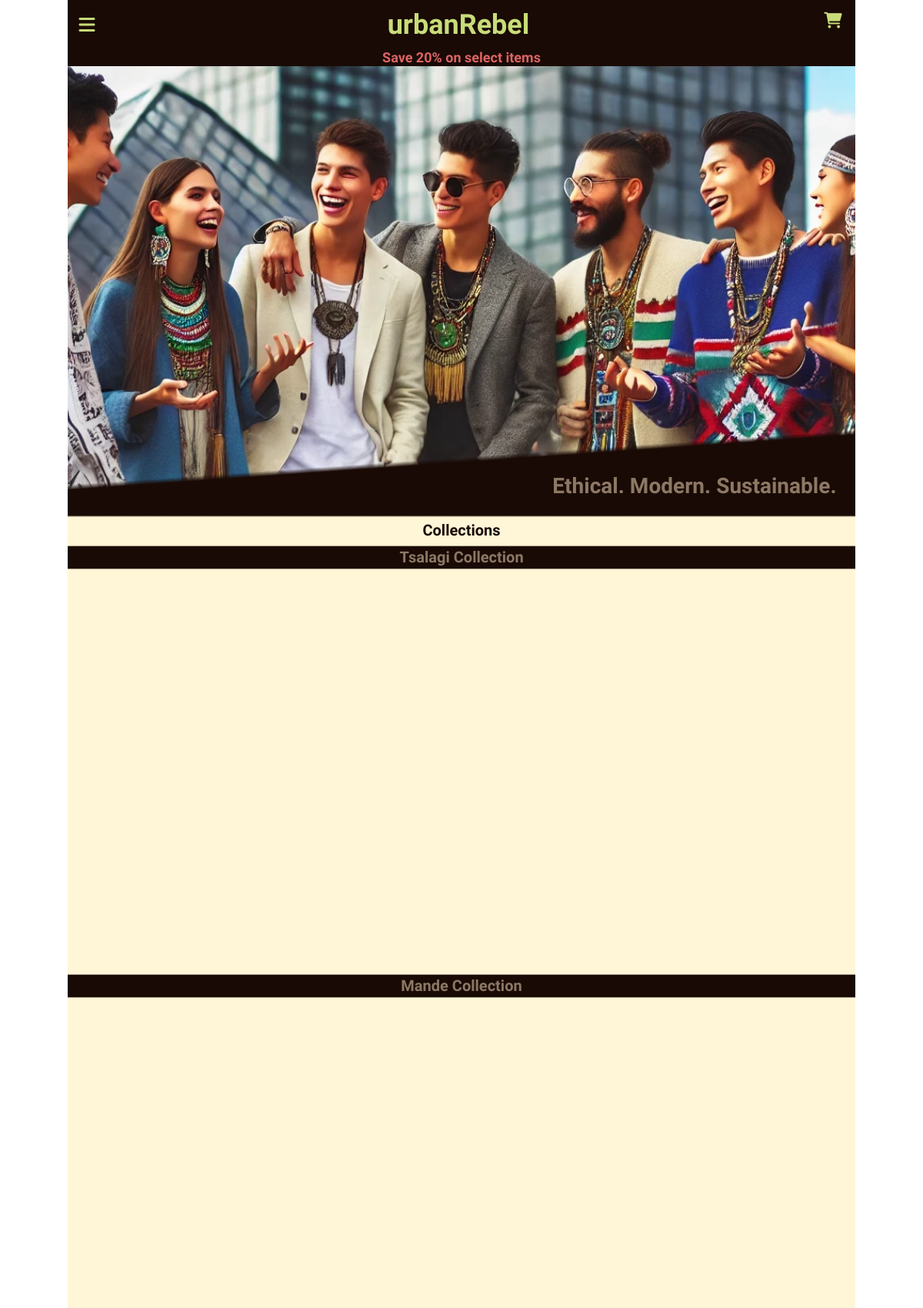
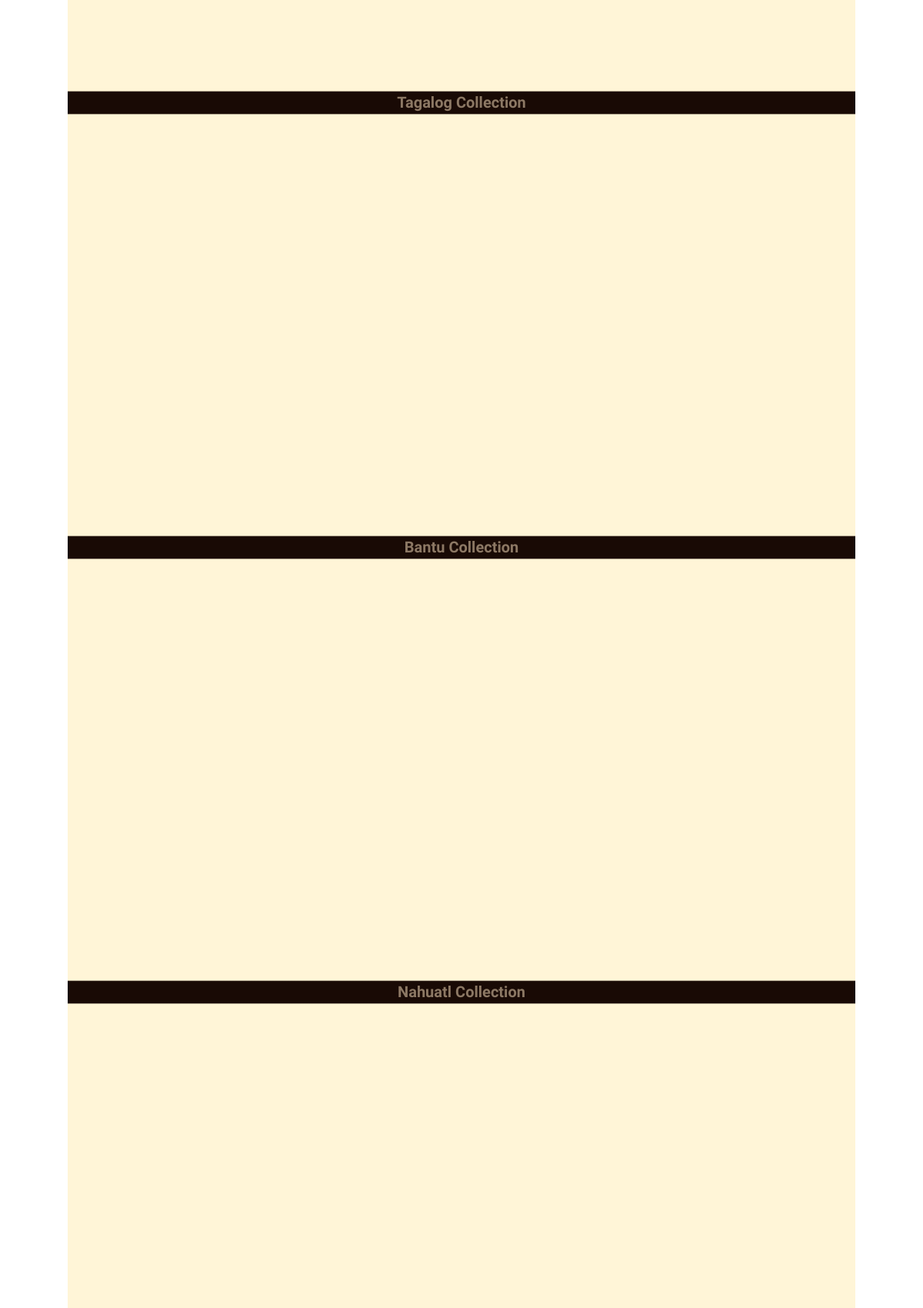
The page / (upper part) on the database its author committed (2 pictures, top to bottom).
### store/models.py (models this page shows, shortened)
class Collection(models.Model):
    name = models.CharField(max_length=255)
    description = models.TextField(blank=True, null=True)

### store/views.py (the view)
# urls.py: path('', views.home, name='home'),
def home(request):
    collections = Collection.objects.all()
    partialCollections = []
    for collection in collections:
        partialProducts = collection.products.all()[:4]
        partialCollections.append({
            'collection': collection,
            'products': partialProducts
        })
    return render(request, 'home.html', {'partialCollections': partialCollections})

### store/context_processors.py (called while the page is built)
def cart_item_count(request):
    cart = request.session.get('cart', {})
    count = sum(item['quantity'] for item in cart.values())
    return {'cart_item_count': count}

def collections_processor(request):
    collections = Collection.objects.all()
    return {'collections': collections}

### store/models.py (called while the page is built)
    def discounted_price(self):
        discount_factor = Decimal(self.discount) / Decimal(100)
        discounted_price = self.price * (1 - discount_factor)
        return discounted_price.quantize(Decimal('0.01'), rounding=ROUND_HALF_UP)

### store/templates/home.html (shortened to what this page needs)
{% extends 'base.html' %}
{% load static %}
{% block content %}
<section class="hero">
    <div class="slides">
        <img src="{% static 'store/images/mexica_hero_2.webp' %}" class="slide active">
        <div class="slide-caption">
            <p>Ethical. Modern. Sustainable.</p>
        </div>
    </div>
</section>
<main>
    <div class="collection-header">Collections</div>
    {% for partialCollection in partialCollections %}
        <div class="collection-title">
            <a href="{% url 'collection_view' partialCollection.collection.id %}">{{ partialCollection.collection.name }}</a></div>
        <section class="collection">
        </section>
    {% endfor %}
</main>
{% endblock %}

### store/static/store/css/styles.css (style rules this page uses)
:root { --primary-color: rgb(200, 220, 120); --secondary-color: rgb(140, 120, 100); --accent-color: rgb(220, 100, 100); --bg-dark: rgb(25, 10, 5); --bg-light: rgb(255, 245, 215); --grid-row-contrast: rgb(235, 225, 195); --hover-color: rgb(180, 120, 100); --visited-color: rgb(100, 120, 100); --active-color: rgb(200, 120, 80); }
body, html { margin: 0; padding: 0; width: 100%; height: 100%; background-color: white; font-family: "Urbanist", serif; font-weight: 600; color: var(--secondary-color); }
a { color: var(--secondary-color); text-decoration: none; transition: color 0.3s ease; }
.hero { position: relative; width: 100%; }
.slides { position: relative; width: 100%; padding-top: 57%; overflow: hidden; }
.slides::before { content: ""; position: absolute; top: 0; left: 0; width: 100%; height: 100%; background: linear-gradient(176deg, rgba(0, 0, 0, 0.0) 83%, var(--bg-dark) 84%); z-index: 2; animation: fadeIn 1s forwards; }
.slide-caption { position: absolute; right: 2%; bottom: 3%; padding: 4px; z-index: 2; text-align: right; animation: fadeIn 1.3s forwards; }
.slide-caption p { color: var(--secondary-color); display: inline; font-size: 2.6vw; }
@media (min-width: 1024px) { .slide-caption p { font-size: 28px; } }
.slide { position: absolute; opacity: 0; transition: opacity 1s ease-in-out; width: 100%; top: 0; left: 0; transform: scale(1); object-fit: cover; }
.slide.active { opacity: 0; z-index: 1; animation: slow-zoom 6s linear forwards; }
.collection { display: flex; flex-wrap:wrap; justify-content: left; padding: 4px; background-color: var(--bg-light); padding-top: 0.5rem; }
.collection-header { color: var(--bg-dark); background: linear-gradient(var(--bg-dark) 0%, var(--bg-light) 5%); padding-top: 0.5rem; padding-bottom: 0.5rem; padding-left: 0.5rem; padding-right: 0.5rem; text-align: center; opacity: 0; animation: fadeIn 1s ease-out forwards; }
@media (min-width: 480px) { .collection-header { font-size: 20px; } }
.collection-title { background: linear-gradient(var(--bg-light) 0%, var(--bg-dark) 5%, var(--bg-dark) 95%, var(--bg-light) 100%); color: var(--primary-color); text-align: center; padding: 0.25rem; }
@media (min-width: 480px) { .collection-title { font-size: 20px; } }

### rows shown on the page
Collection: collection.name "Tsalagi Collection"
Collection: collection.name "Mande Collection"
Collection: collection.name "Tagalog Collection"
Collection: collection.name "Bantu Collection"
Collection: collection.name "Nahuatl Collection"
